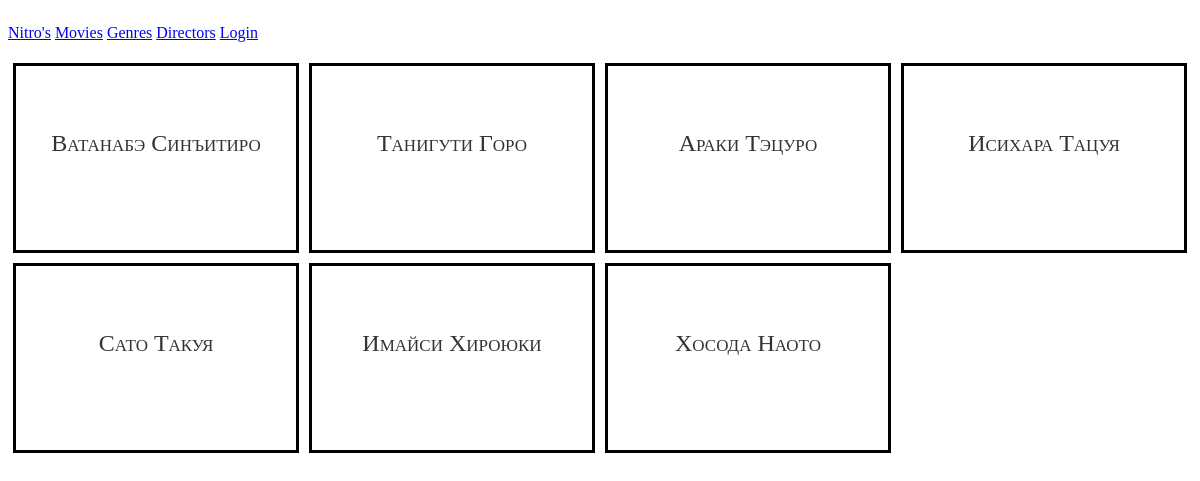
/movies/directors, run on the app's committed database.
### movies/models.py (models this page shows, shortened)
class Director(models.Model):
    name = models.CharField(max_length=64)

### movies/views.py (the view)
# urls.py: path('directors', views.directors, name='directors'),
def directors(request):
    context = {
        'directors': Director.objects.all,
        'user': request.user
    }
    return render(request, 'movies/directors.html', context)

### movies/templates/movies/directors.html (shortened to what this page needs)
{% extends "movies/base.html" %}
{% load static %}
{% block head %}
  <link rel="stylesheet" href="{% static 'movies/directors.css' %}">
{% endblock %}
{% block body %}
  <div id="directors-list">
    {% for director in directors %}
      <div>
        <a href="/movies/directors/{{ director.id }}" class="director">{{ director.name }}</a>
      </div>
    {% endfor %}
  </div>
{% endblock %}

### movies/static/movies/base.css (style rules this page uses)
body { background: #fff; font-family: Verdana; font-size: 1em; }

### movies/static/movies/directors.css (style rules this page uses)
.director { color: #333; font-variant: small-caps; font-size: 24px; text-decoration: none; position: relative; top: 35%; }
#directors-list { display: grid; grid-template-columns: repeat(4, 1fr); grid-auto-columns: minmax(200px, auto); grid-auto-rows: minmax(200px, auto); }
#directors-list>div { border: #000 solid 3px; margin: 5px; text-align: center; }

### data on the page
Director: name "Ватанабэ Синъитиро"
Director: name "Танигути Горо"
Director: name "Араки Тэцуро"
Director: name "Исихара Тацуя"
Director: name "Сато Такуя"
Director: name "Имайси Хироюки"
Director: name "Хосода Наото"
